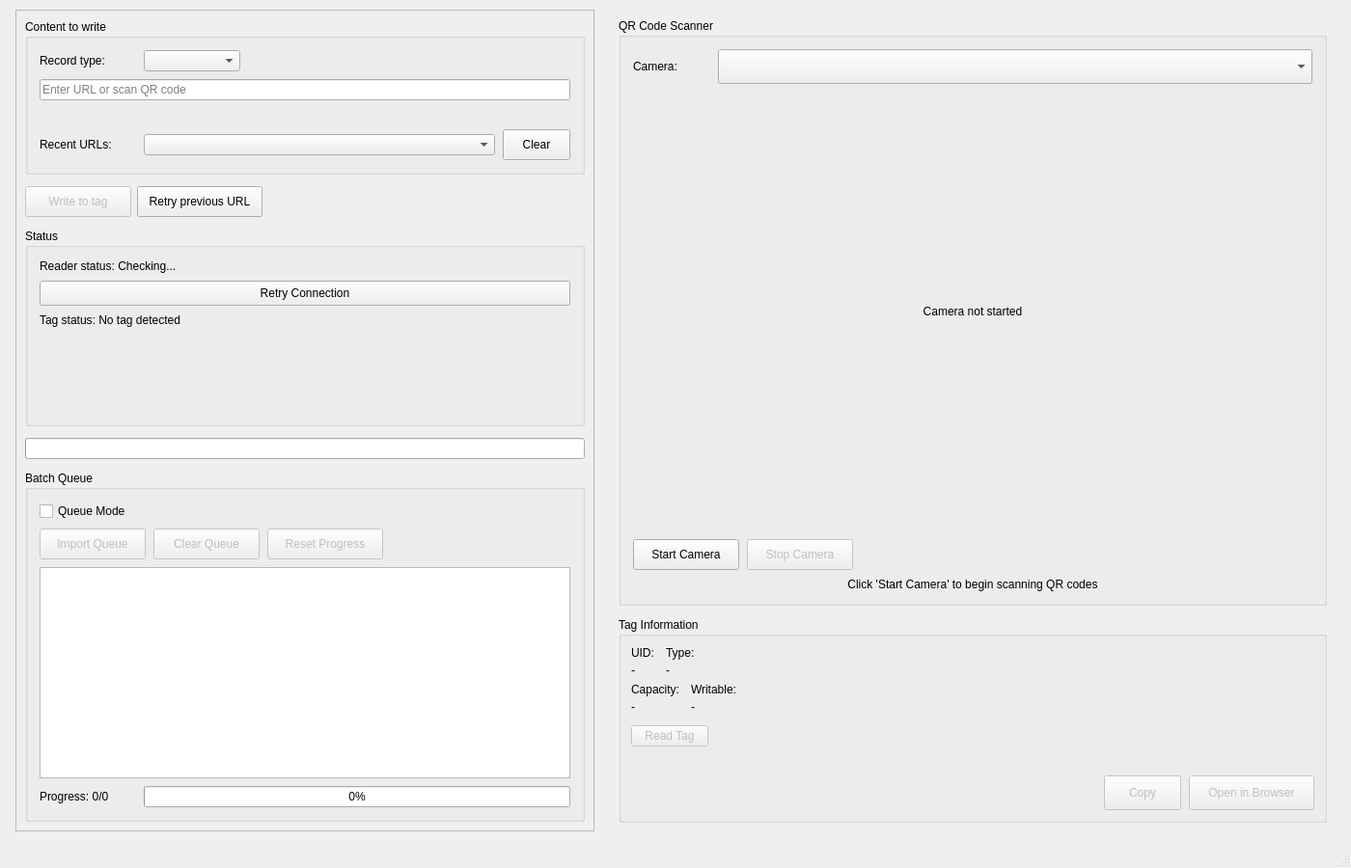
<?xml version="1.0" encoding="UTF-8"?>
<ui version="4.0">
 <class>MainWindow</class>
 <widget class="QMainWindow" name="MainWindow">
  <property name="geometry">
   <rect>
    <x>0</x>
    <y>0</y>
    <width>1400</width>
    <height>900</height>
   </rect>
  </property>
  <property name="minimumSize">
   <size>
    <width>1000</width>
    <height>760</height>
   </size>
  </property>
  <property name="windowTitle">
   <string>NFC URL Writer</string>
  </property>
  <widget class="QWidget" name="centralwidget">
   <layout class="QHBoxLayout" name="main_layout">
    <property name="spacing">
     <number>16</number>
    </property>
    <property name="leftMargin">
     <number>16</number>
    </property>
    <property name="topMargin">
     <number>10</number>
    </property>
    <property name="rightMargin">
     <number>16</number>
    </property>
    <property name="bottomMargin">
     <number>16</number>
    </property>
    <item>
     <widget class="QWidget" name="left_panel_container">
      <property name="minimumSize">
       <size>
        <width>500</width>
        <height>0</height>
       </size>
      </property>
      <property name="maximumSize">
       <size>
        <width>600</width>
        <height>16777215</height>
       </size>
      </property>
      <layout class="QVBoxLayout" name="left_container_layout">
       <property name="spacing">
        <number>0</number>
       </property>
       <property name="leftMargin">
        <number>0</number>
       </property>
       <property name="topMargin">
        <number>0</number>
       </property>
       <property name="rightMargin">
        <number>0</number>
       </property>
       <property name="bottomMargin">
        <number>0</number>
       </property>
       <item>
        <widget class="QScrollArea" name="left_scroll">
         <property name="widgetResizable">
          <bool>true</bool>
         </property>
         <property name="horizontalScrollBarPolicy">
          <enum>Qt::ScrollBarPolicy::ScrollBarAlwaysOff</enum>
         </property>
         <property name="verticalScrollBarPolicy">
          <enum>Qt::ScrollBarPolicy::ScrollBarAsNeeded</enum>
         </property>
         <widget class="QWidget" name="left_panel">
          <property name="geometry">
           <rect>
            <x>0</x>
            <y>0</y>
            <width>580</width>
            <height>860</height>
           </rect>
          </property>
          <layout class="QVBoxLayout" name="left_layout">
           <property name="spacing">
            <number>12</number>
           </property>
           <item>
            <widget class="QGroupBox" name="url_group">
             <property name="title">
              <string>Content to write</string>
             </property>
             <property name="minimumHeight">
              <number>200</number>
             </property>
             <layout class="QVBoxLayout" name="url_layout">
              <property name="spacing">
               <number>8</number>
              </property>
              <property name="leftMargin">
               <number>12</number>
              </property>
              <property name="topMargin">
               <number>12</number>
              </property>
              <property name="rightMargin">
               <number>12</number>
              </property>
              <property name="bottomMargin">
               <number>12</number>
              </property>
              <item>
               <layout class="QHBoxLayout" name="record_type_layout">
                <property name="spacing">
                 <number>8</number>
                </property>
                <item>
                 <widget class="QLabel" name="record_type_label">
                  <property name="minimumSize">
                   <size>
                    <width>100</width>
                    <height>0</height>
                   </size>
                  </property>
                  <property name="maximumSize">
                   <size>
                    <width>100</width>
                    <height>16777215</height>
                   </size>
                  </property>
                  <property name="text">
                   <string>Record type:</string>
                  </property>
                 </widget>
                </item>
                <item>
                 <widget class="QComboBox" name="record_type_combo">
                  <property name="minimumSize">
                   <size>
                    <width>100</width>
                    <height>0</height>
                   </size>
                  </property>
                  <property name="maximumSize">
                   <size>
                    <width>100</width>
                    <height>16777215</height>
                   </size>
                  </property>
                 </widget>
                </item>
                <item>
                 <spacer name="record_type_spacer">
                  <property name="orientation">
                   <enum>Qt::Orientation::Horizontal</enum>
                  </property>
                  <property name="sizeHint" stdset="0">
                   <size>
                    <width>40</width>
                    <height>20</height>
                   </size>
                  </property>
                 </spacer>
                </item>
               </layout>
              </item>
              <item>
               <widget class="QLineEdit" name="url_input">
                <property name="minimumHeight">
                 <number>36</number>
                </property>
                <property name="placeholderText">
                 <string>Enter URL or scan QR code</string>
                </property>
               </widget>
              </item>
              <item>
               <widget class="QLabel" name="validation_label">
                <property name="minimumHeight">
                 <number>20</number>
                </property>
                <property name="wordWrap">
                 <bool>true</bool>
                </property>
                <property name="text">
                 <string/>
                </property>
               </widget>
              </item>
              <item>
               <layout class="QHBoxLayout" name="recent_layout">
                <property name="spacing">
                 <number>8</number>
                </property>
                <item>
                 <widget class="QLabel" name="recent_label">
                  <property name="minimumSize">
                   <size>
                    <width>100</width>
                    <height>0</height>
                   </size>
                  </property>
                  <property name="maximumSize">
                   <size>
                    <width>100</width>
                    <height>16777215</height>
                   </size>
                  </property>
                  <property name="text">
                   <string>Recent URLs:</string>
                  </property>
                 </widget>
                </item>
                <item>
                 <widget class="QComboBox" name="recent_urls_combo">
                  <property name="minimumWidth">
                   <number>200</number>
                  </property>
                  <property name="editable">
                   <bool>false</bool>
                  </property>
                 </widget>
                </item>
                <item>
                 <widget class="QPushButton" name="clear_history_button">
                  <property name="minimumSize">
                   <size>
                    <width>70</width>
                    <height>32</height>
                   </size>
                  </property>
                  <property name="maximumSize">
                   <size>
                    <width>70</width>
                    <height>16777215</height>
                   </size>
                  </property>
                  <property name="text">
                   <string>Clear</string>
                  </property>
                 </widget>
                </item>
               </layout>
              </item>
             </layout>
            </widget>
           </item>
           <item>
             <layout class="QHBoxLayout" name="button_layout">
              <property name="spacing">
               <number>6</number>
              </property>
              <property name="leftMargin">
               <number>0</number>
              </property>
              <property name="topMargin">
               <number>0</number>
              </property>
              <property name="rightMargin">
               <number>0</number>
              </property>
              <property name="bottomMargin">
               <number>0</number>
              </property>
             <item>
              <widget class="QPushButton" name="write_button">
               <property name="enabled">
                <bool>false</bool>
               </property>
               <property name="minimumSize">
                <size>
                 <width>110</width>
                 <height>32</height>
                </size>
               </property>
               <property name="text">
                <string>Write to tag</string>
               </property>
              </widget>
             </item>
             <item>
              <widget class="QPushButton" name="retry_button">
               <property name="minimumSize">
                <size>
                 <width>130</width>
                 <height>32</height>
                </size>
               </property>
               <property name="text">
                <string>Retry previous URL</string>
               </property>
              </widget>
             </item>
             <item>
              <spacer name="button_spacer">
               <property name="orientation">
                <enum>Qt::Orientation::Horizontal</enum>
               </property>
               <property name="sizeHint" stdset="0">
                <size>
                 <width>40</width>
                 <height>20</height>
                </size>
               </property>
              </spacer>
             </item>
            </layout>
           </item>
           <item>
            <widget class="QGroupBox" name="status_group">
             <property name="title">
              <string>Status</string>
             </property>
             <property name="minimumHeight">
              <number>180</number>
             </property>
             <layout class="QVBoxLayout" name="status_layout">
              <property name="spacing">
               <number>8</number>
              </property>
              <property name="leftMargin">
               <number>12</number>
              </property>
              <property name="topMargin">
               <number>12</number>
              </property>
              <property name="rightMargin">
               <number>12</number>
              </property>
              <property name="bottomMargin">
               <number>12</number>
              </property>
              <item>
               <widget class="QLabel" name="reader_status_label">
                <property name="minimumHeight">
                 <number>20</number>
                </property>
                <property name="wordWrap">
                 <bool>true</bool>
                </property>
                <property name="text">
                 <string>Reader status: Checking...</string>
                </property>
               </widget>
              </item>
              <item>
               <widget class="QPushButton" name="retry_reader_button">
                <property name="minimumSize">
                 <size>
                  <width>0</width>
                  <height>26</height>
                 </size>
                </property>
                <property name="maximumHeight">
                 <number>26</number>
                </property>
                <property name="text">
                 <string>Retry Connection</string>
                </property>
               </widget>
              </item>
              <item>
               <widget class="QLabel" name="tag_status_label">
                <property name="minimumHeight">
                 <number>20</number>
                </property>
                <property name="wordWrap">
                 <bool>true</bool>
                </property>
                <property name="text">
                 <string>Tag status: No tag detected</string>
                </property>
               </widget>
              </item>
              <item>
               <widget class="QWidget" name="status_panel">
                <property name="minimumSize">
                 <size>
                  <width>200</width>
                  <height>80</height>
                 </size>
                </property>
               </widget>
              </item>
             </layout>
            </widget>
           </item>
           <item>
            <widget class="QProgressBar" name="write_progress">
             <property name="visible">
              <bool>false</bool>
             </property>
            </widget>
           </item>
           <item>
            <widget class="QGroupBox" name="queue_group">
             <property name="title">
              <string>Batch Queue</string>
             </property>
             <property name="visible">
              <bool>false</bool>
             </property>
             <property name="minimumHeight">
              <number>250</number>
             </property>
             <layout class="QVBoxLayout" name="queue_layout">
              <property name="spacing">
               <number>8</number>
              </property>
              <property name="leftMargin">
               <number>12</number>
              </property>
              <property name="topMargin">
               <number>12</number>
              </property>
              <property name="rightMargin">
               <number>12</number>
              </property>
              <property name="bottomMargin">
               <number>12</number>
              </property>
              <item>
               <layout class="QHBoxLayout" name="queue_mode_layout">
                <property name="spacing">
                 <number>8</number>
                </property>
                <item>
                 <widget class="QCheckBox" name="queue_mode_check">
                  <property name="minimumHeight">
                   <number>28</number>
                  </property>
                  <property name="text">
                   <string>Queue Mode</string>
                  </property>
                 </widget>
                </item>
                <item>
                 <spacer name="queue_mode_spacer">
                  <property name="orientation">
                   <enum>Qt::Orientation::Horizontal</enum>
                  </property>
                  <property name="sizeHint" stdset="0">
                   <size>
                    <width>40</width>
                    <height>20</height>
                   </size>
                  </property>
                 </spacer>
                </item>
               </layout>
              </item>
              <item>
               <layout class="QHBoxLayout" name="queue_controls_layout">
                <property name="spacing">
                 <number>8</number>
                </property>
                <item>
                 <widget class="QPushButton" name="import_queue_button">
                  <property name="enabled">
                   <bool>false</bool>
                  </property>
                  <property name="minimumSize">
                   <size>
                    <width>110</width>
                    <height>32</height>
                   </size>
                  </property>
                  <property name="text">
                   <string>Import Queue</string>
                  </property>
                 </widget>
                </item>
                <item>
                 <widget class="QPushButton" name="clear_queue_button">
                  <property name="enabled">
                   <bool>false</bool>
                  </property>
                  <property name="minimumSize">
                   <size>
                    <width>110</width>
                    <height>32</height>
                   </size>
                  </property>
                  <property name="text">
                   <string>Clear Queue</string>
                  </property>
                 </widget>
                </item>
                <item>
                 <widget class="QPushButton" name="reset_progress_button">
                  <property name="enabled">
                   <bool>false</bool>
                  </property>
                  <property name="minimumSize">
                   <size>
                    <width>120</width>
                    <height>32</height>
                   </size>
                  </property>
                  <property name="text">
                   <string>Reset Progress</string>
                  </property>
                 </widget>
                </item>
                <item>
                 <spacer name="queue_controls_spacer">
                  <property name="orientation">
                   <enum>Qt::Orientation::Horizontal</enum>
                  </property>
                  <property name="sizeHint" stdset="0">
                   <size>
                    <width>40</width>
                    <height>20</height>
                   </size>
                  </property>
                 </spacer>
                </item>
               </layout>
              </item>
              <item>
               <widget class="QListWidget" name="queue_list">
                <property name="minimumHeight">
                 <number>120</number>
                </property>
                <property name="maximumHeight">
                 <number>150</number>
                </property>
               </widget>
              </item>
              <item>
               <layout class="QHBoxLayout" name="queue_progress_layout">
                <property name="spacing">
                 <number>8</number>
                </property>
                <item>
                 <widget class="QLabel" name="queue_progress_label">
                  <property name="minimumSize">
                   <size>
                    <width>100</width>
                    <height>0</height>
                   </size>
                  </property>
                  <property name="maximumSize">
                   <size>
                    <width>100</width>
                    <height>16777215</height>
                   </size>
                  </property>
                  <property name="text">
                   <string>Progress: 0/0</string>
                  </property>
                 </widget>
                </item>
                <item>
                 <widget class="QProgressBar" name="queue_progress_bar">
                  <property name="minimumHeight">
                   <number>24</number>
                  </property>
                  <property name="maximum">
                   <number>100</number>
                  </property>
                  <property name="value">
                   <number>0</number>
                  </property>
                 </widget>
                </item>
               </layout>
              </item>
             </layout>
            </widget>
           </item>
          </layout>
         </widget>
        </widget>
       </item>
      </layout>
     </widget>
    </item>
    <item>
     <widget class="QWidget" name="right_panel">
      <layout class="QVBoxLayout" name="right_layout">
       <property name="spacing">
        <number>12</number>
       </property>
       <item>
        <widget class="QGroupBox" name="camera_group">
         <property name="title">
          <string>QR Code Scanner</string>
         </property>
         <property name="sizePolicy">
          <sizepolicy hsizetype="Preferred" vsizetype="Expanding">
           <horstretch>0</horstretch>
           <verstretch>1</verstretch>
          </sizepolicy>
         </property>
         <layout class="QVBoxLayout" name="camera_layout" stretch="0,1,0,0">
          <property name="spacing">
           <number>8</number>
          </property>
          <property name="leftMargin">
           <number>12</number>
          </property>
          <property name="topMargin">
           <number>12</number>
          </property>
          <property name="rightMargin">
           <number>12</number>
          </property>
          <property name="bottomMargin">
           <number>12</number>
          </property>
          <item>
           <layout class="QHBoxLayout" name="camera_select_layout">
            <property name="spacing">
             <number>8</number>
            </property>
            <item>
             <widget class="QLabel" name="camera_label">
              <property name="minimumSize">
               <size>
                <width>80</width>
                <height>0</height>
               </size>
              </property>
              <property name="maximumSize">
               <size>
                <width>80</width>
                <height>16777215</height>
               </size>
              </property>
              <property name="text">
               <string>Camera:</string>
              </property>
             </widget>
            </item>
            <item>
             <widget class="QComboBox" name="camera_combo">
              <property name="minimumSize">
               <size>
                <width>200</width>
                <height>36</height>
               </size>
              </property>
             </widget>
            </item>
           </layout>
          </item>
          <item>
           <widget class="QLabel" name="camera_preview_label">
            <property name="minimumSize">
             <size>
              <width>320</width>
              <height>160</height>
             </size>
            </property>
            <property name="text">
             <string>Camera not started</string>
            </property>
            <property name="alignment">
             <set>Qt::AlignmentFlag::AlignCenter</set>
            </property>
            <property name="scaledContents">
             <bool>false</bool>
            </property>
           </widget>
          </item>
          <item>
           <layout class="QHBoxLayout" name="camera_controls_layout">
            <property name="spacing">
             <number>8</number>
            </property>
            <item>
             <widget class="QPushButton" name="start_camera_button">
              <property name="minimumSize">
               <size>
                <width>110</width>
                <height>32</height>
               </size>
              </property>
              <property name="text">
               <string>Start Camera</string>
              </property>
             </widget>
            </item>
            <item>
             <widget class="QPushButton" name="stop_camera_button">
              <property name="enabled">
               <bool>false</bool>
              </property>
              <property name="minimumSize">
               <size>
                <width>110</width>
                <height>32</height>
               </size>
              </property>
              <property name="text">
               <string>Stop Camera</string>
              </property>
             </widget>
            </item>
            <item>
             <spacer name="camera_controls_spacer">
              <property name="orientation">
               <enum>Qt::Orientation::Horizontal</enum>
              </property>
              <property name="sizeHint" stdset="0">
               <size>
                <width>40</width>
                <height>20</height>
               </size>
              </property>
             </spacer>
            </item>
           </layout>
          </item>
          <item>
           <widget class="QLabel" name="camera_status_label">
            <property name="minimumHeight">
             <number>20</number>
            </property>
            <property name="text">
             <string>Click 'Start Camera' to begin scanning QR codes</string>
            </property>
            <property name="alignment">
             <set>Qt::AlignmentFlag::AlignCenter</set>
            </property>
            <property name="wordWrap">
             <bool>true</bool>
            </property>
           </widget>
          </item>
         </layout>
        </widget>
       </item>
       <item>
        <widget class="QGroupBox" name="tag_info_group">
         <property name="title">
          <string>Tag Information</string>
         </property>
         <layout class="QVBoxLayout" name="tag_info_layout">
          <property name="spacing">
           <number>6</number>
          </property>
          <property name="leftMargin">
           <number>10</number>
          </property>
          <property name="topMargin">
           <number>10</number>
          </property>
          <property name="rightMargin">
           <number>10</number>
          </property>
          <property name="bottomMargin">
           <number>10</number>
          </property>
          <item>
           <layout class="QHBoxLayout" name="top_row">
            <property name="spacing">
             <number>12</number>
            </property>
            <item>
             <layout class="QVBoxLayout" name="uid_container">
              <property name="spacing">
               <number>4</number>
              </property>
              <item>
               <widget class="QLabel" name="uid_label_title">
                <property name="text">
                 <string>UID:</string>
                </property>
               </widget>
              </item>
              <item>
               <widget class="QLabel" name="tag_uid_label">
                <property name="minimumHeight">
                 <number>20</number>
                </property>
                <property name="maximumHeight">
                 <number>20</number>
                </property>
                <property name="text">
                 <string>-</string>
                </property>
               </widget>
              </item>
             </layout>
            </item>
            <item>
             <layout class="QVBoxLayout" name="type_container">
              <property name="spacing">
               <number>4</number>
              </property>
              <item>
               <widget class="QLabel" name="type_label_title">
                <property name="text">
                 <string>Type:</string>
                </property>
               </widget>
              </item>
              <item>
               <widget class="QLabel" name="tag_type_label">
                <property name="minimumHeight">
                 <number>20</number>
                </property>
                <property name="maximumHeight">
                 <number>20</number>
                </property>
                <property name="text">
                 <string>-</string>
                </property>
               </widget>
              </item>
             </layout>
            </item>
            <item>
             <spacer name="top_row_spacer">
              <property name="orientation">
               <enum>Qt::Orientation::Horizontal</enum>
              </property>
              <property name="sizeHint" stdset="0">
               <size>
                <width>40</width>
                <height>20</height>
               </size>
              </property>
             </spacer>
            </item>
           </layout>
          </item>
          <item>
           <layout class="QHBoxLayout" name="middle_row">
            <property name="spacing">
             <number>12</number>
            </property>
            <item>
             <layout class="QVBoxLayout" name="capacity_container">
              <property name="spacing">
               <number>4</number>
              </property>
              <item>
               <widget class="QLabel" name="capacity_label_title">
                <property name="text">
                 <string>Capacity:</string>
                </property>
               </widget>
              </item>
              <item>
               <widget class="QLabel" name="tag_capacity_label">
                <property name="minimumHeight">
                 <number>20</number>
                </property>
                <property name="maximumHeight">
                 <number>20</number>
                </property>
                <property name="text">
                 <string>-</string>
                </property>
               </widget>
              </item>
             </layout>
            </item>
            <item>
             <layout class="QVBoxLayout" name="writable_container">
              <property name="spacing">
               <number>4</number>
              </property>
              <item>
               <widget class="QLabel" name="writable_label_title">
                <property name="text">
                 <string>Writable:</string>
                </property>
               </widget>
              </item>
              <item>
               <widget class="QLabel" name="tag_writable_label">
                <property name="minimumHeight">
                 <number>20</number>
                </property>
                <property name="maximumHeight">
                 <number>20</number>
                </property>
                <property name="text">
                 <string>-</string>
                </property>
               </widget>
              </item>
             </layout>
            </item>
            <item>
             <spacer name="middle_row_spacer">
              <property name="orientation">
               <enum>Qt::Orientation::Horizontal</enum>
              </property>
              <property name="sizeHint" stdset="0">
               <size>
                <width>40</width>
                <height>20</height>
               </size>
              </property>
             </spacer>
            </item>
           </layout>
          </item>
          <item>
           <spacer name="tag_info_spacer1">
            <property name="orientation">
             <enum>Qt::Orientation::Vertical</enum>
            </property>
            <property name="sizeHint" stdset="0">
             <size>
              <width>20</width>
              <height>6</height>
             </size>
            </property>
           </spacer>
          </item>
          <item>
           <layout class="QHBoxLayout" name="read_button_layout">
            <property name="spacing">
             <number>8</number>
            </property>
            <item>
             <widget class="QPushButton" name="read_tag_button">
              <property name="enabled">
               <bool>false</bool>
              </property>
              <property name="minimumWidth">
               <number>120</number>
              </property>
              <property name="text">
               <string>Read Tag</string>
              </property>
             </widget>
            </item>
            <item>
             <spacer name="read_button_spacer">
              <property name="orientation">
               <enum>Qt::Orientation::Horizontal</enum>
              </property>
              <property name="sizeHint" stdset="0">
               <size>
                <width>40</width>
                <height>20</height>
               </size>
              </property>
             </spacer>
            </item>
           </layout>
          </item>
          <item>
           <spacer name="tag_info_spacer2">
            <property name="orientation">
             <enum>Qt::Orientation::Vertical</enum>
            </property>
            <property name="sizeHint" stdset="0">
             <size>
              <width>20</width>
              <height>4</height>
             </size>
            </property>
           </spacer>
          </item>
          <item>
           <layout class="QVBoxLayout" name="read_url_layout">
            <property name="spacing">
             <number>6</number>
            </property>
            <item>
             <widget class="QLabel" name="read_url_label">
              <property name="minimumHeight">
               <number>50</number>
              </property>
              <property name="maximumHeight">
               <number>50</number>
              </property>
              <property name="text">
               <string/>
              </property>
              <property name="wordWrap">
               <bool>true</bool>
              </property>
             </widget>
            </item>
            <item>
             <layout class="QHBoxLayout" name="button_row">
              <property name="spacing">
               <number>8</number>
              </property>
              <item>
               <spacer name="button_row_spacer">
                <property name="orientation">
                 <enum>Qt::Orientation::Horizontal</enum>
                </property>
                <property name="sizeHint" stdset="0">
                 <size>
                  <width>40</width>
                  <height>20</height>
                 </size>
                </property>
               </spacer>
              </item>
              <item>
               <widget class="QPushButton" name="copy_url_button">
                <property name="enabled">
                 <bool>false</bool>
                </property>
                <property name="minimumSize">
                 <size>
                  <width>80</width>
                  <height>36</height>
                 </size>
                </property>
                <property name="text">
                 <string>Copy</string>
                </property>
               </widget>
              </item>
              <item>
               <widget class="QPushButton" name="open_url_button">
                <property name="enabled">
                 <bool>false</bool>
                </property>
                <property name="minimumSize">
                 <size>
                  <width>130</width>
                  <height>36</height>
                 </size>
                </property>
                <property name="text">
                 <string>Open in Browser</string>
                </property>
               </widget>
              </item>
             </layout>
            </item>
           </layout>
          </item>
         </layout>
        </widget>
       </item>
      </layout>
     </widget>
    </item>
  </layout>
 </widget>
 <widget class="QStatusBar" name="status_bar"/>
</widget>
 <resources/>
 <connections/>
</ui>
